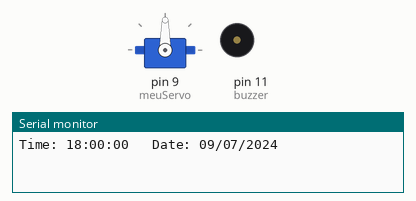
Bench run of a sketch on a simulated Arduino Uno, built for the host (arithmetic inside an expression is 32-bit, double 64-bit). Shown: servo, buzzer (waves = sounding), the last lines printed to the serial monitor. The local clock reads 2024-03-15 10:24:30 at power-on unless the sketch sets it.

Above: at 0.1 s.
At 34.5 s:
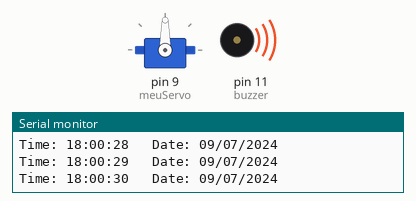
At 39.6 s:
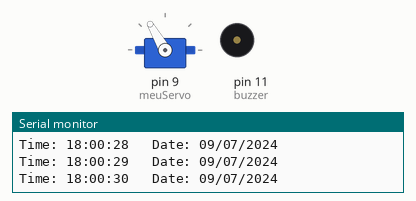
Timing chart, 0 to 40.0 s (numbered marks = the images above):
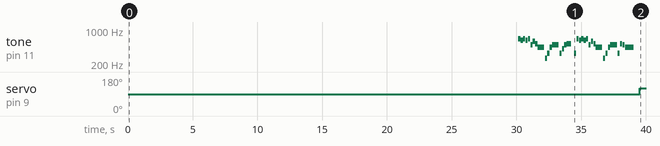

The sketch:

feeder.ino
```cpp
#include <Wire.h>
#include <Rtc_Pcf8563.h>
#include <Servo.h>


/*
  Fur Elise
  More songs available at https://github.com/robsoncouto/arduino-songs


*/
#define NOTE_B0  31
#define NOTE_C1  33
#define NOTE_CS1 35
#define NOTE_D1  37
#define NOTE_DS1 39
#define NOTE_E1  41
#define NOTE_F1  44
#define NOTE_FS1 46
#define NOTE_G1  49
#define NOTE_GS1 52
#define NOTE_A1  55
#define NOTE_AS1 58
#define NOTE_B1  62
#define NOTE_C2  65
#define NOTE_CS2 69
#define NOTE_D2  73
#define NOTE_DS2 78
#define NOTE_E2  82
#define NOTE_F2  87
#define NOTE_FS2 93
#define NOTE_G2  98
#define NOTE_GS2 104
#define NOTE_A2  110
#define NOTE_AS2 117
#define NOTE_B2  123
#define NOTE_C3  131
#define NOTE_CS3 139
#define NOTE_D3  147
#define NOTE_DS3 156
#define NOTE_E3  165
#define NOTE_F3  175
#define NOTE_FS3 185
#define NOTE_G3  196
#define NOTE_GS3 208
#define NOTE_A3  220
#define NOTE_AS3 233
#define NOTE_B3  247
#define NOTE_C4  262
#define NOTE_CS4 277
#define NOTE_D4  294
#define NOTE_DS4 311
#define NOTE_E4  330
#define NOTE_F4  349
#define NOTE_FS4 370
#define NOTE_G4  392
#define NOTE_GS4 415
#define NOTE_A4  440
#define NOTE_AS4 466
#define NOTE_B4  494
#define NOTE_C5  523
#define NOTE_CS5 554
#define NOTE_D5  587
#define NOTE_DS5 622
#define NOTE_E5  659
#define NOTE_F5  698
#define NOTE_FS5 740
#define NOTE_G5  784
#define NOTE_GS5 831
#define NOTE_A5  880
#define NOTE_AS5 932
#define NOTE_B5  988
#define NOTE_C6  1047
#define NOTE_CS6 1109
#define NOTE_D6  1175
#define NOTE_DS6 1245
#define NOTE_E6  1319
#define NOTE_F6  1397
#define NOTE_FS6 1480
#define NOTE_G6  1568
#define NOTE_GS6 1661
#define NOTE_A6  1760
#define NOTE_AS6 1865
#define NOTE_B6  1976
#define NOTE_C7  2093
#define NOTE_CS7 2217
#define NOTE_D7  2349
#define NOTE_DS7 2489
#define NOTE_E7  2637
#define NOTE_F7  2794
#define NOTE_FS7 2960
#define NOTE_G7  3136
#define NOTE_GS7 3322
#define NOTE_A7  3520
#define NOTE_AS7 3729
#define NOTE_B7  3951
#define NOTE_C8  4186
#define NOTE_CS8 4435
#define NOTE_D8  4699
#define NOTE_DS8 4978
#define REST      0


// change this to make the song slower or faster
int tempo = 80;

// change this to whichever pin you want to use
int buzzer = 11;

bool servoAttached = false; // Flag to control servo state

const int melody[] PROGMEM = {

  // Fur Elise - Ludwig van Beethovem
  // Score available at https://musescore.com/user/28149610/scores/5281944

  //starts from 1 ending on 9
  NOTE_E5, 16, NOTE_DS5, 16, //1
  NOTE_E5, 16, NOTE_DS5, 16, NOTE_E5, 16, NOTE_B4, 16, NOTE_D5, 16, NOTE_C5, 16,
  NOTE_A4, -8, NOTE_C4, 16, NOTE_E4, 16, NOTE_A4, 16,
  NOTE_B4, -8, NOTE_E4, 16, NOTE_GS4, 16, NOTE_B4, 16,
  NOTE_C5, 8,  REST, 16, NOTE_E4, 16, NOTE_E5, 16,  NOTE_DS5, 16,

  NOTE_E5, 16, NOTE_DS5, 16, NOTE_E5, 16, NOTE_B4, 16, NOTE_D5, 16, NOTE_C5, 16,//6
  NOTE_A4, -8, NOTE_C4, 16, NOTE_E4, 16, NOTE_A4, 16,
  NOTE_B4, -8, NOTE_E4, 16, NOTE_C5, 16, NOTE_B4, 16,
  NOTE_A4 , 4, REST, 8, //9 - 1st ending


};

// sizeof gives the number of bytes, each int value is composed of two bytes (16 bits)
// there are two values per note (pitch and duration), so for each note there are four bytes
int notes = sizeof(melody) / sizeof(melody[0]) / 2;

// this calculates the duration of a whole note in ms
int wholenote = (60000 * 4) / tempo;

int divider = 0, noteDuration = 0;

// Init the real-time clock
Rtc_Pcf8563 rtc;

Servo meuServo;

void setup()
{
  Serial.begin(9600);
  Wire.begin();

  // Initialize RTC and set date and time
  rtc.initClock();
  rtc.setDate(7, 6, 9, 20, 24); // Day, weekday, month, century, year
  rtc.setTime(18, 00, 00); // hr, min, sec


  meuServo.attach(9); // Conecta o servo no pino 9
}

void loop()
{


  if (servoAttached==false) {
      meuServo.attach(9);  // Porta 9, por exemplo
      servoAttached = true;
    }


  // Get current time
  rtc.getTime();
  int currentHour = rtc.getHour();
  int currentMinute = rtc.getMinute();
  int currentSecond = rtc.getSecond();

  // Print current time and date
  Serial.print("Time: ");
  Serial.print(rtc.formatTime());
  Serial.print("\t Date: ");
  Serial.println(rtc.formatDate());

  // Check if the time matches 6:00:30 AM or PM
  if ((currentHour == 6 || currentHour == 18) && currentMinute == 0 && currentSecond == 30) {

    for (int thisNote = 0; thisNote < notes * 2; thisNote = thisNote + 2) {

      // calculates the duration of each note
      divider = pgm_read_word_near(melody+thisNote + 1);
      if (divider > 0) {
        // regular note, just proceed
        noteDuration = (wholenote) / divider;
      } else if (divider < 0) {
        // dotted notes are represented with negative durations!!
        noteDuration = (wholenote) / abs(divider);
        noteDuration *= 1.5; // increases the duration in half for dotted notes
      }

      // we only play the note for 90% of the duration, leaving 10% as a pause
      tone(buzzer, pgm_read_word_near(melody+thisNote), noteDuration * 0.9);

      // Wait for the specified duration before playing the next note.
      delay(noteDuration);

      // stop the waveform generation before the next note.
      noTone(buzzer);
    }

    meuServo.write(120); // Gira no sentido horário na velocidade máxima
    delay(1100); // Gira por 1 segundo (1000 milissegundos)
    meuServo.write(90); // Para o servo (posição neutra)
    Serial.println("servo movido");

    meuServo.detach();
    servoAttached = false;
  }

  delay(1000); // Wait for a second before checking again
}
```

Measured:
- by itself, servo on pin 9 (meuServo): 90° → 120° at 39.5 s
- by itself, tone on pin 11 (buzzer): plays 659 Hz for 0.17 s, 622 Hz for 0.17 s, 659 Hz for 0.17 s, 622 Hz for 0.17 s, 659 Hz for 0.17 s, 494 Hz for 0.17 s … (35 notes in this stretch)
